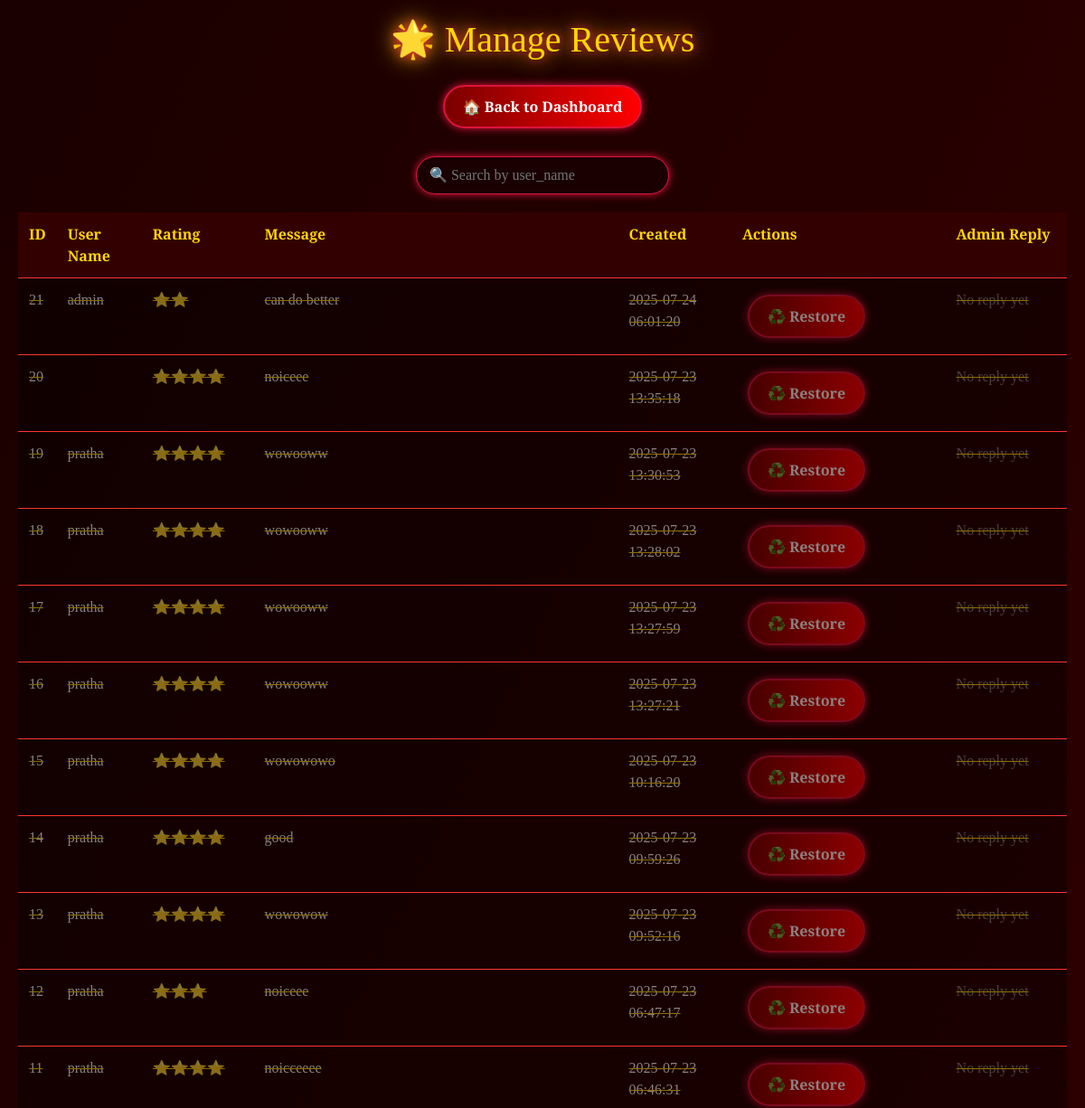
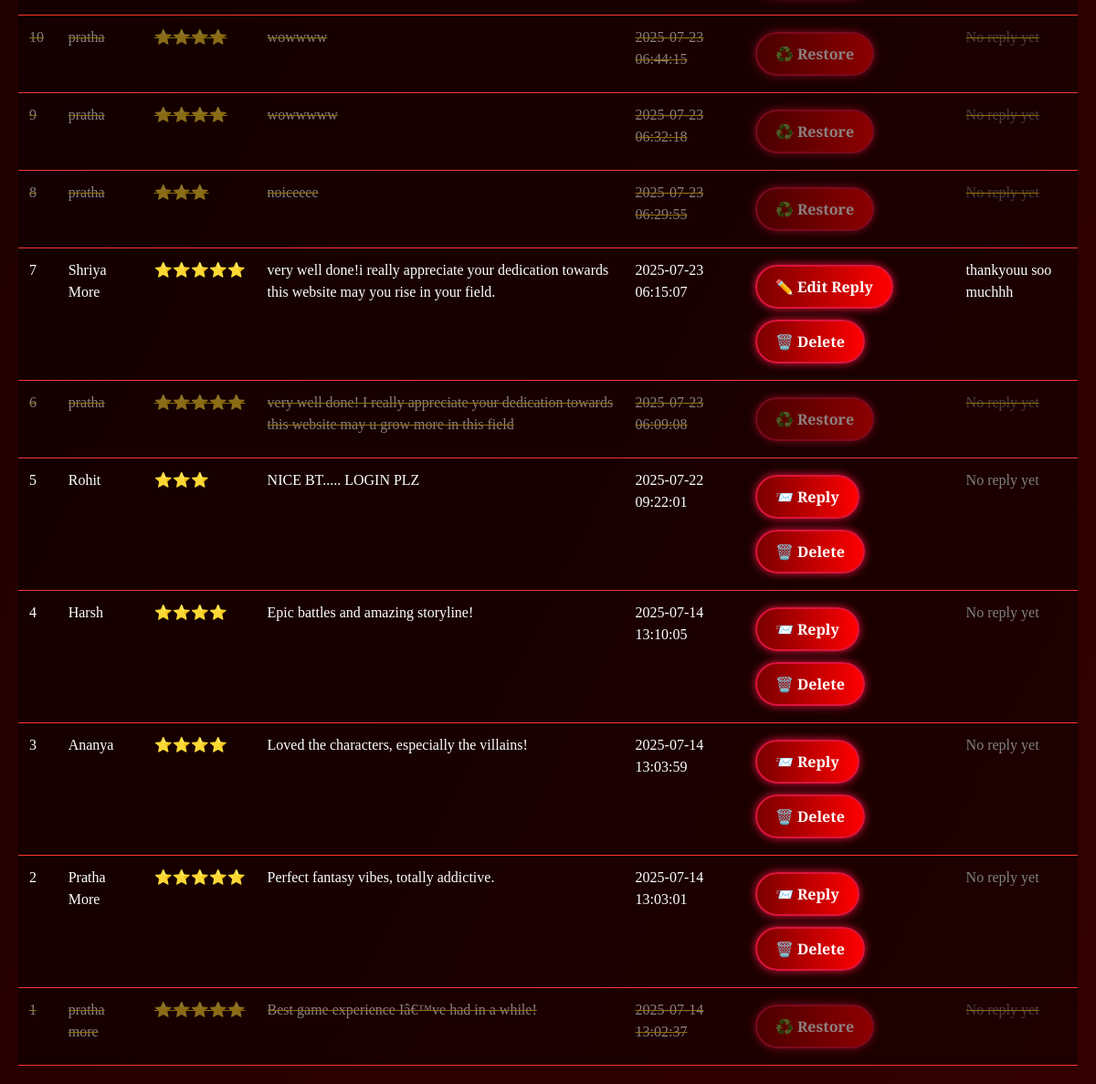
Page /manage_reviews.php (signed in) on the committed database (2 pictures, top to bottom).
### tables this page shows
CREATE TABLE `reviews` (
  `id` int(11) NOT NULL,
  `user_name` varchar(100) NOT NULL,
  `rating` int(11) NOT NULL CHECK (`rating` between 1 and 5),
  `your_message` text NOT NULL,
  `deleted` tinyint(1) DEFAULT 0,
  `created_at` timestamp NOT NULL DEFAULT current_timestamp(),
  `admin_reply` varchar(255) NOT NULL
);

### manage_reviews.php (the view, shortened to what this page needs)
<?php
include('db.php');
$search = "";
$where = "";
$sql = "SELECT * FROM reviews $where ORDER BY created_at DESC";
$result = $conn->query($sql);
?>
<!DOCTYPE html>
<html lang="en">
<head>
  <link href="https://cdn.jsdelivr.net/npm/bootstrap@5.3.0/dist/css/bootstrap.min.css" rel="stylesheet" />
  <link href="https://cdn.jsdelivr.net/npm/bootstrap-icons@1.10.5/font/bootstrap-icons.css" rel="stylesheet">
</head>
<body>
<h1>🌟 Manage Reviews</h1>
<div class="top-btn">
  <a class="magic-btn" href="dashboard.php">🏠 Back to Dashboard</a>
</div>
<div class="search-bar">
  <form method="GET" action="manage_reviews.php">
    <input type="text" name="search" placeholder="🔍 Search by user_name" value="<?= htmlspecialchars($search) ?>">
  </form>
</div>
<div class="table-container">
  <table>
    <tr>
      <th>ID</th>
      <th>User Name</th>
      <th>Rating</th>
      <th>Message</th>
      <th>Created</th>
      <th>Actions</th>
      <th>Admin Reply</th>
    </tr>
    <?php if ($result && $result->num_rows > 0): ?>
      <?php while ($row = $result->fetch_assoc()): ?>
        <tr class="<?= $row['deleted'] ? 'deleted' : '' ?>">
  <td data-label="ID"><?= $row['id'] ?></td>
  <td data-label="User Name"><?= htmlspecialchars($row['user_name']) ?></td>
  <td data-label="Rating"><?= str_repeat('⭐', $row['rating']) ?></td>
  <td data-label="Message"><?= nl2br(htmlspecialchars($row['your_message'])) ?></td>
  <td data-label="Created"><?= $row['created_at'] ?></td>
  <td data-label="Actions">
    <?php if (!$row['deleted']): ?>
      <a class="magic-btn" href="reply_review.php?id=<?= $row['id'] ?>">
        <?= empty($row['admin_reply']) ? '📨 Reply' : '✏️ Edit Reply' ?>
      </a>
      <a class="magic-btn" href="delete_review.php?id=<?= $row['id'] ?>" onclick="return confirm('Delete this review?');">🗑️ Delete</a>
    <?php else: ?>
      <a class="magic-btn" href="restore_review.php?id=<?= $row['id'] ?>">♻️ Restore</a>
    <?php endif; ?>
  </td>
  <td data-label="Admin Reply">
    <?= nl2br(htmlspecialchars($row['admin_reply'])) ?: '<span style="color:gray;">No reply yet</span>' ?>
  </td>
</tr>
      <?php endwhile; ?>
    <?php else: ?>
      <tr><td colspan="7">No reviews found.</td></tr>
    <?php endif; ?>
  </table>
</div>
</body>
</html>

### manage_reviews.php (style rules this page uses)
body { background: linear-gradient(to bottom right, #1a0000, #330000); font-family: 'Cinzel', serif; color: #ffd700; padding: 20px; }
h1 { text-align: center; text-shadow: 0 0 10px crimson, 0 0 25px gold; margin-bottom: 20px; }
.top-btn { text-align: center; margin-bottom: 25px; }
.magic-btn { background: linear-gradient(to right, #7a0000, #ff0000); color: white; font-weight: bold; padding: 10px 20px; margin: 6px; border-radius: 30px; border: 2px solid crimson; text-decoration: none; box-shadow: 0 0 10px crimson; transition: all 0.3s ease; display: inline-block; text-align: center; }
.search-bar { text-align: center; margin-bottom: 20px; }
input[type="text"] { padding: 8px 14px; border-radius: 25px; border: 1px solid crimson; width: 280px; font-family: 'Cinzel', serif; font-size: 1rem; background: #1a0000; color: #ffd700; box-shadow: 0 0 8px crimson; }
.table-container { overflow-x: auto; }
table { width: 100%; border-collapse: collapse; background: rgba(0, 0, 0, 0.4); box-shadow: 0 0 12px crimson; }
th, td { padding: 12px; border-bottom: 1px solid #ff3333; color: white; vertical-align: top; text-align: left; }
th { background: #330000; color: gold; }
.deleted { opacity: 0.5; text-decoration: line-through; }

### rows in the picture
reviews: id "21", user_name "admin", rating "⭐⭐", your_message "can do better", created_at "2025-07-24 06:01:20", admin_reply "No reply yet"
reviews: id "20", rating "⭐⭐⭐⭐", your_message "noiceee", created_at "2025-07-23 13:35:18", admin_reply "No reply yet"
reviews: id "19", user_name "pratha", rating "⭐⭐⭐⭐", your_message "wowooww", created_at "2025-07-23 13:30:53", admin_reply "No reply yet"
reviews: id "18", user_name "pratha", rating "⭐⭐⭐⭐", your_message "wowooww", created_at "2025-07-23 13:28:02", admin_reply "No reply yet"
reviews: id "17", user_name "pratha", rating "⭐⭐⭐⭐", your_message "wowooww", created_at "2025-07-23 13:27:59", admin_reply "No reply yet"
reviews: id "16", user_name "pratha", rating "⭐⭐⭐⭐", your_message "wowooww", created_at "2025-07-23 13:27:21", admin_reply "No reply yet"
reviews: id "15", user_name "pratha", rating "⭐⭐⭐⭐", your_message "wowowowo", created_at "2025-07-23 10:16:20", admin_reply "No reply yet"
reviews: id "14", user_name "pratha", rating "⭐⭐⭐⭐", your_message "good", created_at "2025-07-23 09:59:26", admin_reply "No reply yet"
reviews: id "13", user_name "pratha", rating "⭐⭐⭐⭐", your_message "wowowow", created_at "2025-07-23 09:52:16", admin_reply "No reply yet"
reviews: id "12", user_name "pratha", rating "⭐⭐⭐", your_message "noiceee", created_at "2025-07-23 06:47:17", admin_reply "No reply yet"
reviews: id "11", user_name "pratha", rating "⭐⭐⭐⭐", your_message "noicceeee", created_at "2025-07-23 06:46:31", admin_reply "No reply yet"
reviews: id "10", user_name "pratha", rating "⭐⭐⭐⭐", your_message "wowwww", created_at "2025-07-23 06:44:15", admin_reply "No reply yet"
reviews: id "9", user_name "pratha", rating "⭐⭐⭐⭐", your_message "wowwwww", created_at "2025-07-23 06:32:18", admin_reply "No reply yet"
reviews: id "8", user_name "pratha", rating "⭐⭐⭐", your_message "noiceeee", created_at "2025-07-23 06:29:55", admin_reply "No reply yet"
reviews: id "7", user_name "Shriya More", rating "⭐⭐⭐⭐⭐", your_message "very well done!i really appreciate your dedication towards this website may you rise in your field.", created_at "2025-07-23 06:15:07", shows "✏️ Edit Reply", admin_reply "thankyouu soo muchhh"
reviews: id "6", user_name "pratha", rating "⭐⭐⭐⭐⭐", your_message "very well done! I really appreciate your dedication towards this website may u grow more in this field", created_at "2025-07-23 06:09:08", admin_reply "No reply yet"
reviews: id "5", user_name "Rohit", rating "⭐⭐⭐", your_message "NICE BT..... LOGIN PLZ", created_at "2025-07-22 09:22:01", shows "📨 Reply", admin_reply "No reply yet"
reviews: id "4", user_name "Harsh", rating "⭐⭐⭐⭐", your_message "Epic battles and amazing storyline!", created_at "2025-07-14 13:10:05", shows "📨 Reply", admin_reply "No reply yet"
reviews: id "3", user_name "Ananya", rating "⭐⭐⭐⭐", your_message "Loved the characters, especially the villains!", created_at "2025-07-14 13:03:59", shows "📨 Reply", admin_reply "No reply yet"
reviews: id "2", user_name "Pratha More", rating "⭐⭐⭐⭐⭐", your_message "Perfect fantasy vibes, totally addictive.", created_at "2025-07-14 13:03:01", shows "📨 Reply", admin_reply "No reply yet"
reviews: id "1", user_name "pratha more", rating "⭐⭐⭐⭐⭐", your_message "Best game experience Iâ€™ve had in a while!", created_at "2025-07-14 13:02:37", admin_reply "No reply yet"
